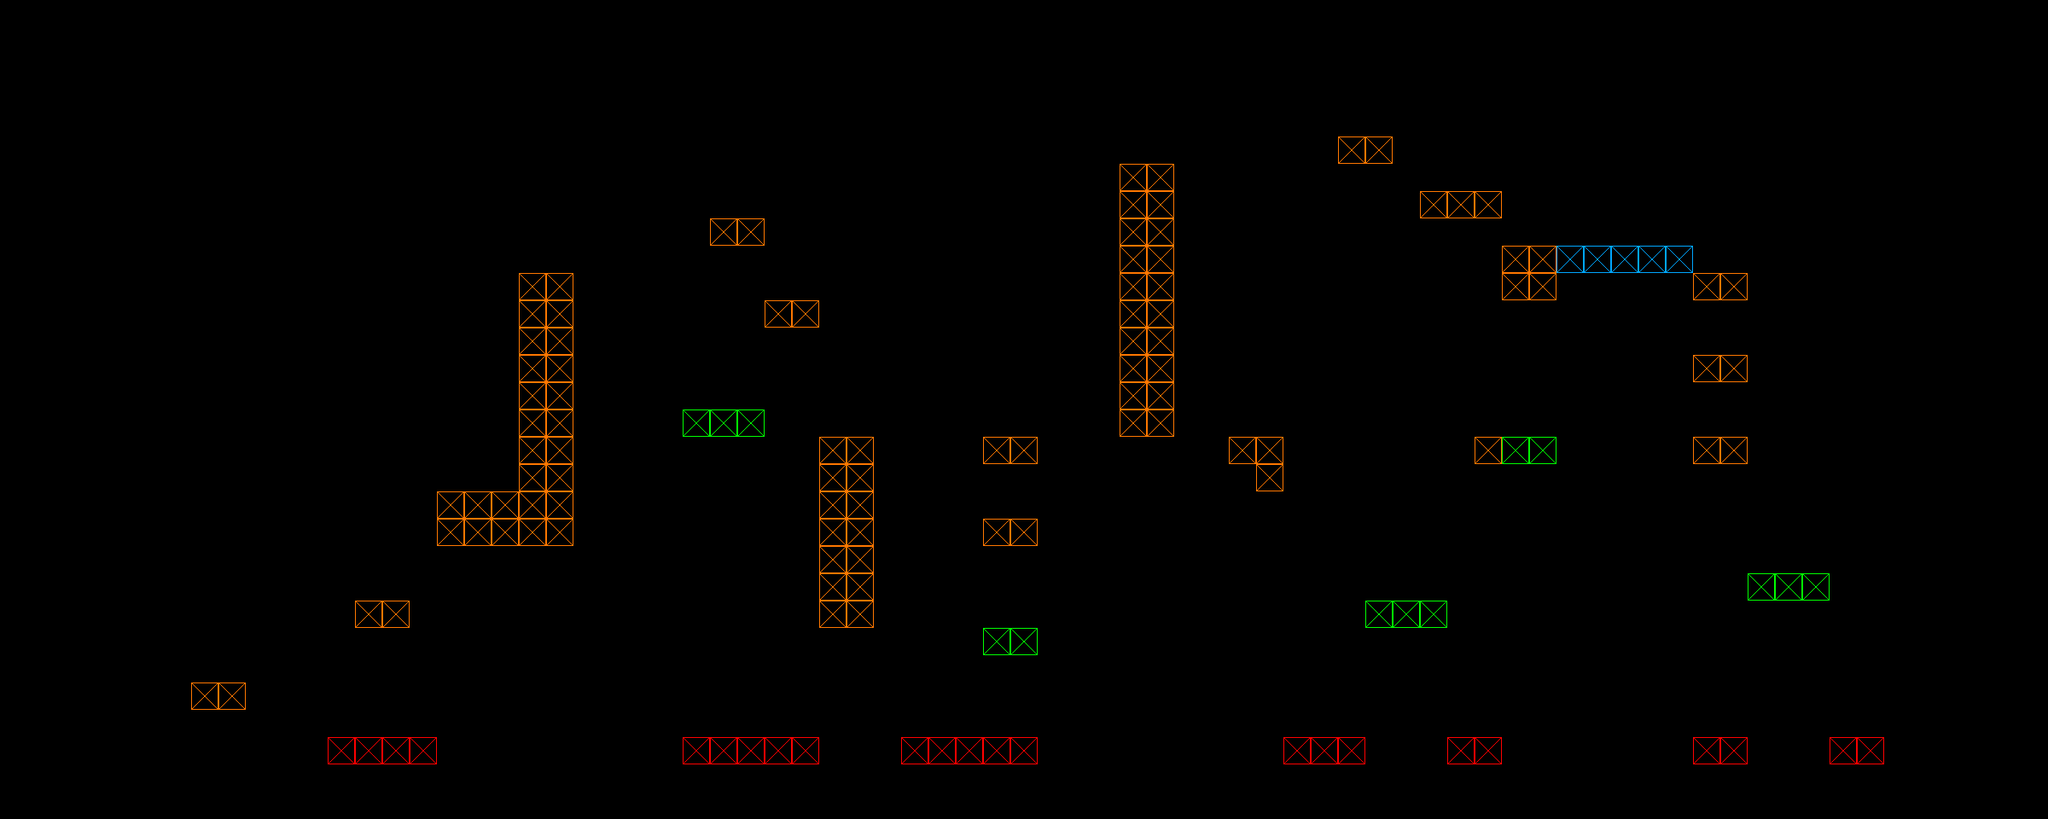

Rendered tile map (Tiled .tmx) drawn with the repository's tilesets; below, a short description and the map source with its tile grids summarised:
An orthogonal 75x30 tile map with 32x32 px tiles, 2 tile layers (prototype, collisions), 2 hidden layers not drawn, 5 tilesets and 21 objects (9x Enemy, 9x Turret, Player, Door, Goal).

<map version="1.10" tiledversion="1.12.1" orientation="orthogonal" renderorder="right-down" width="75" height="30" tilewidth="32" tileheight="32" infinite="0" nextlayerid="6" nextobjectid="25">
 <editorsettings>
  <export target="../../src/PolyGone/Maps/Level3-Dylan.json" format="json" />
 </editorsettings>
 <tileset firstgid="1" source="../TiledSets/Proto.tsx" />
 <tileset firstgid="65" source="../TiledSets/CollisionTiles.tsx" />
 <tileset firstgid="81" source="../TiledSets/TextureSheet.tsx" />
 <tileset firstgid="145" source="../TiledSets/PlayerSheet.tsx" />
 <tileset firstgid="149" source="../TiledSets/EnemySheet.tsx" />
 <imagelayer id="5" name="background" visible="0" parallaxx="0.8" parallaxy="0.9" repeatx="1" repeaty="1">
  <image source="../../src/PolyGone/Content/Textures/Backgrounds/CastleBackground.png" width="256" height="256" />
 </imagelayer>
 <layer id="1" name="prototype" width="75" height="30">
  <data>[2250 cells, 1092 non-empty, 5 distinct tile ids]</data>
 </layer>
 <layer id="2" name="tiles" width="75" height="30" visible="0">
  <data>[2250 cells, 1092 non-empty, 16 distinct tile ids]</data>
 </layer>
 <objectgroup id="4" name="objects">
  <object id="1" type="Player" gid="145" x="128" y="864" width="32" height="32" />
  <object id="2" name="Hub" type="Door" x="96" y="864" width="32" height="32">
   <properties>
    <property name="connects" value="Hub" />
    <property name="loadX" type="int" value="64" />
    <property name="loadY" type="int" value="576" />
   </properties>
  </object>
  <object id="3" name="Goal" type="Goal" x="2240" y="864" width="32" height="32" />
  <object id="4" type="Enemy" gid="149" x="608" y="640" width="32" height="32" />
  <object id="5" type="Enemy" gid="149" x="352" y="736" width="32" height="32" />
  <object id="6" type="Enemy" gid="149" x="544" y="320" width="32" height="32" />
  <object id="7" type="Enemy" gid="149" x="736" y="320" width="32" height="32" />
  <object id="8" type="Enemy" gid="149" x="1280" y="512" width="32" height="32" />
  <object id="9" type="Enemy" gid="149" x="1408" y="512" width="32" height="32" />
  <object id="11" type="Enemy" gid="149" x="1440" y="192" width="32" height="32" />
  <object id="12" type="Enemy" gid="149" x="1696" y="224" width="32" height="32" />
  <object id="13" type="Enemy" gid="149" x="1888" y="288" width="32" height="32" />
  <object id="14" type="Turret" gid="150" x="640" y="544" width="32" height="32" />
  <object id="15" type="Turret" gid="150" x="608" y="448" width="32" height="32" />
  <object id="16" type="Turret" gid="150" x="640" y="352" width="32" height="32" />
  <object id="18" type="Turret" gid="150" x="992" y="672" width="32" height="32" />
  <object id="19" type="Turret" gid="150" x="992" y="768" width="32" height="32" />
  <object id="20" type="Turret" gid="150" x="1344" y="288" width="32" height="32" />
  <object id="21" type="Turret" gid="150" x="1344" y="384" width="32" height="32" />
  <object id="22" type="Turret" gid="150" x="2016" y="416" width="32" height="32" />
  <object id="24" type="Turret" gid="150" x="1728" y="512" width="32" height="32" />
 </objectgroup>
 <layer id="3" name="collisions" width="75" height="30">
  <data>[2250 cells, 1092 non-empty, 5 distinct tile ids]</data>
 </layer>
</map>
